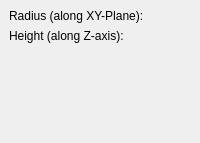
        <widget class="QWidget" name="Page3_cone">
         <layout class="QGridLayout">
          <property name="leftMargin">
           <number>9</number>
          </property>
          <property name="topMargin">
           <number>9</number>
          </property>
          <property name="rightMargin">
           <number>9</number>
          </property>
          <property name="bottomMargin">
           <number>9</number>
          </property>
          <property name="spacing">
           <number>6</number>
          </property>
          <item row="1" column="0">
           <spacer>
            <property name="orientation">
             <enum>Qt::Vertical</enum>
            </property>
            <property name="sizeType">
             <enum>QSizePolicy::Expanding</enum>
            </property>
            <property name="sizeHint" stdset="0">
             <size>
              <width>31</width>
              <height>91</height>
             </size>
            </property>
           </spacer>
          </item>
          <item row="0" column="0">
           <layout class="QGridLayout">
            <property name="leftMargin">
             <number>0</number>
            </property>
            <property name="topMargin">
             <number>0</number>
            </property>
            <property name="rightMargin">
             <number>0</number>
            </property>
            <property name="bottomMargin">
             <number>0</number>
            </property>
            <property name="spacing">
             <number>6</number>
            </property>
            <item row="0" column="2">
             <widget class="Gui::QuantitySpinBox" name="coneRadius1" native="true">
              <property name="keyboardTracking" stdset="0">
               <bool>false</bool>
              </property>
              <property name="unit" stdset="0">
               <string notr="true">mm</string>
              </property>
              <property name="value" stdset="0">
               <double>2.000000000000000</double>
              </property>
             </widget>
            </item>
            <item row="0" column="0">
             <widget class="QLabel" name="textLabel9">
              <property name="text">
               <string>Radius (along XY-Plane):</string>
              </property>
             </widget>
            </item>
            <item row="1" column="0" rowspan="2">
             <widget class="QLabel" name="textLabel11">
              <property name="text">
               <string>Height (along Z-axis):</string>
              </property>
             </widget>
            </item>
            <item row="2" column="2">
             <widget class="Gui::QuantitySpinBox" name="coneHeight" native="true">
              <property name="keyboardTracking" stdset="0">
               <bool>false</bool>
              </property>
              <property name="unit" stdset="0">
               <string notr="true">mm</string>
              </property>
              <property name="value" stdset="0">
               <double>10.000000000000000</double>
              </property>
             </widget>
            </item>
           </layout>
          </item>
         </layout>
        </widget>
